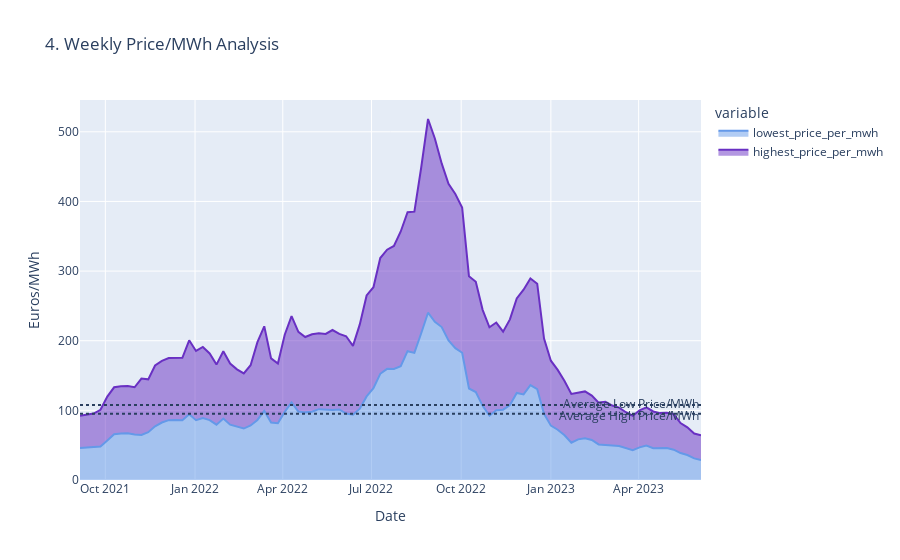

Notebook source saved alongside this figure:
### Code cell
fig = px.area(weekly, x=weekly.index, y=["lowest_price_per_mwh","highest_price_per_mwh"],title='4. Weekly Price/MWh Analysis',
              color_discrete_map={"lowest_price_per_mwh": "#6499E9","highest_price_per_mwh": "#6930C3"})
fig.add_hline(y=meanGasLow, line_dash="dot", annotation_text="Average Low Price/MWh", annotation_position="top right")
fig.add_hline(y=meanGasHigh, line_dash="dot", annotation_text="Average High Price/MWh", annotation_position="bottom right")
fig.update_layout(xaxis_title="Date", yaxis_title="Euros/MWh")
fig.show()
